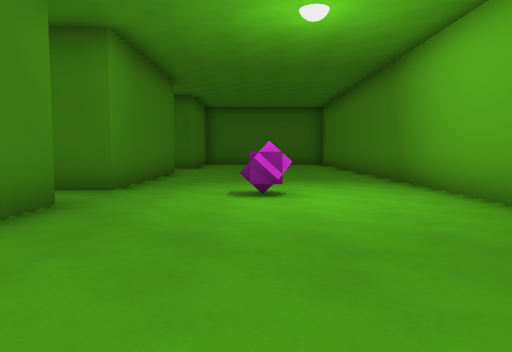
view 1 (above)

24 first-person views from a walk through a level from a Godot 3-D game. The camera is 1.4 m above the floor, tilts 4° down and sees 70° across. Doors that lead somewhere are drawn open, without their leaves. The floor is counted in squares, 2 m on a side. Each view is taken from the middle of a square. On the plan, view 1 faces up. The plan holds only what a view shows up to about 11 squares ahead; the rest is blank. The place goes on beyond the plan. Surface patterns are stand-ins for the level's own textures.

view 2
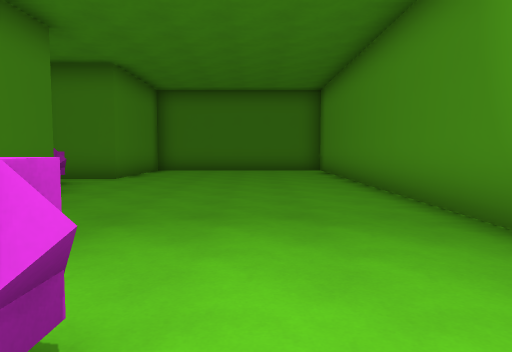

view 3
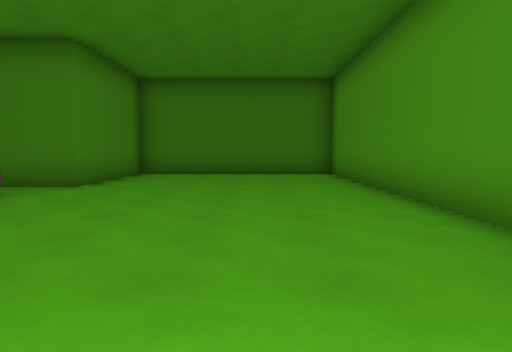

view 4
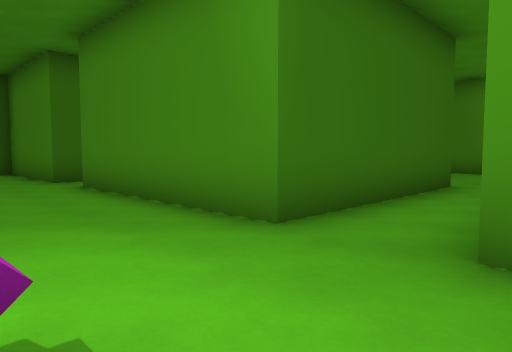

view 5
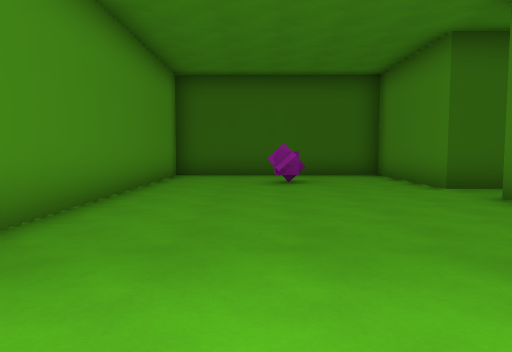

view 6
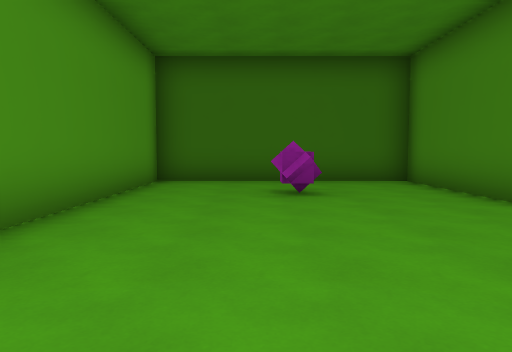

view 7
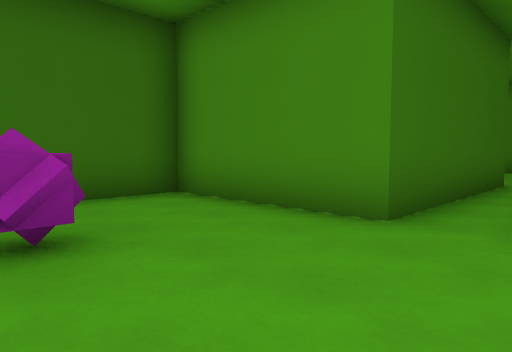

view 8
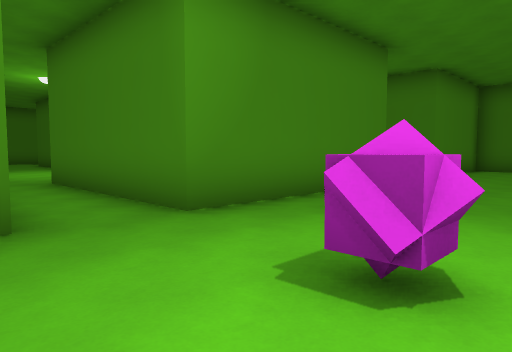

view 9
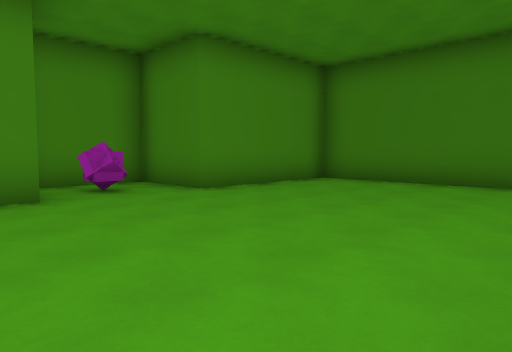

view 10
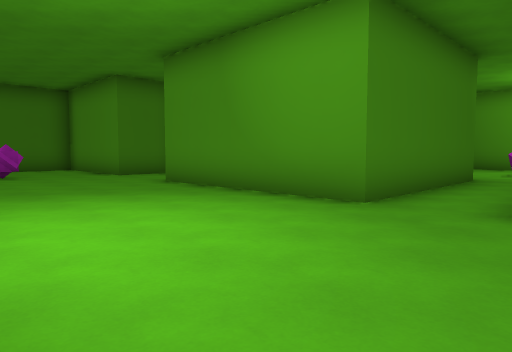

view 11
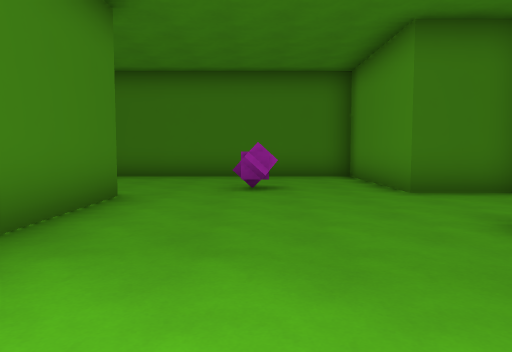

view 12
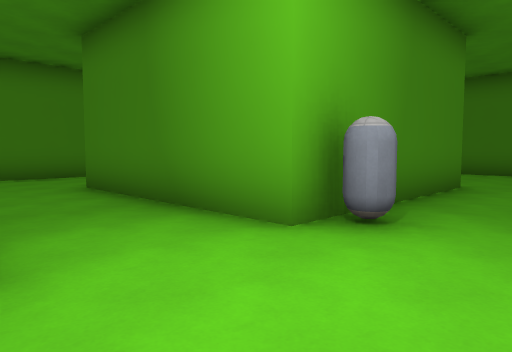

view 13
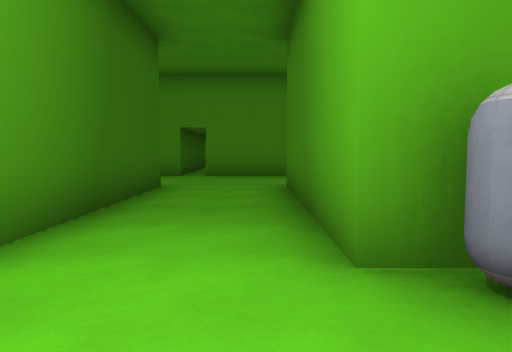

view 14
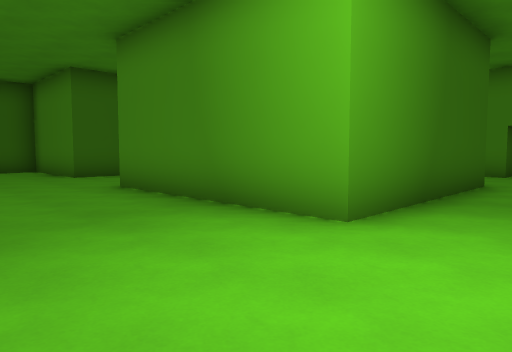

view 15
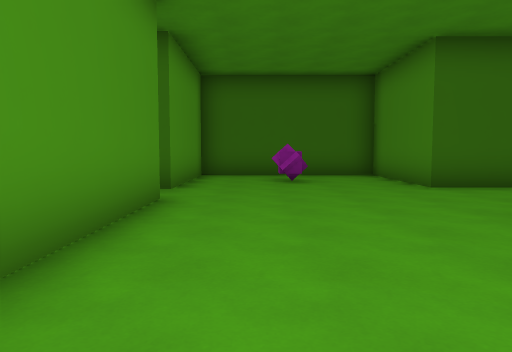

view 16
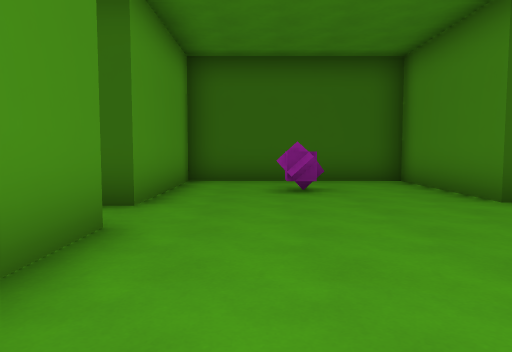

view 17
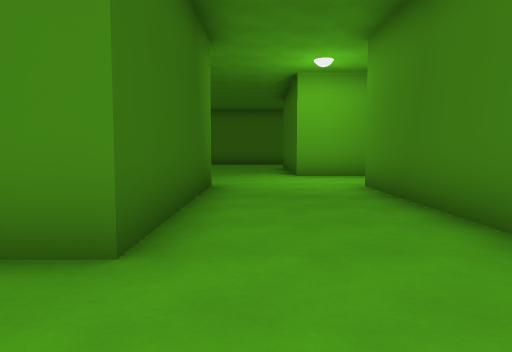

view 18
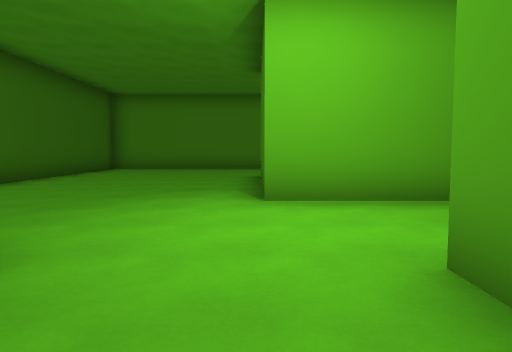

view 19
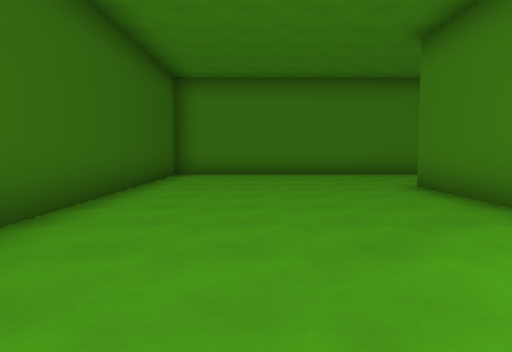

view 20
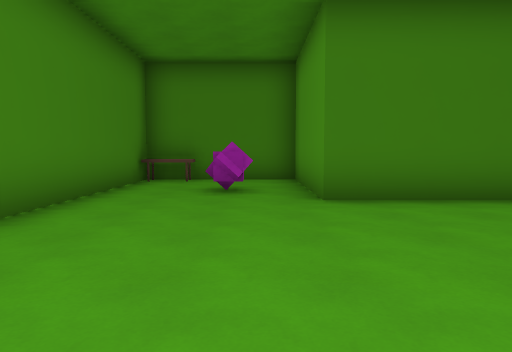

view 21
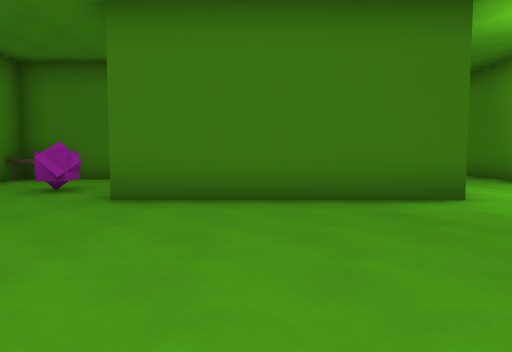

view 22
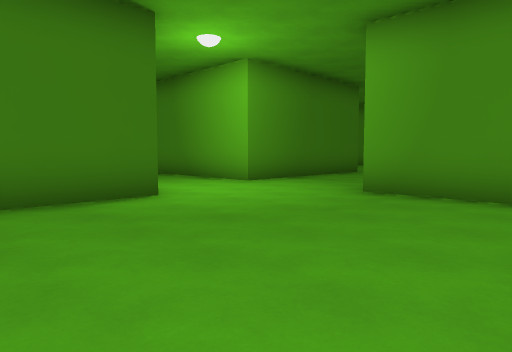

view 23
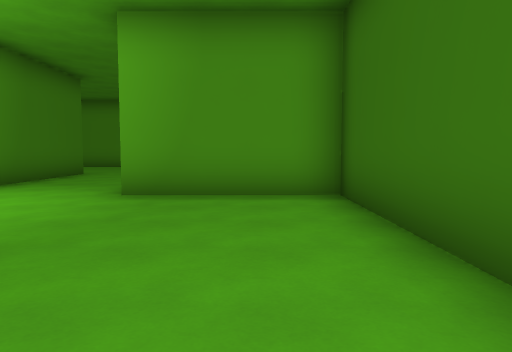

view 24
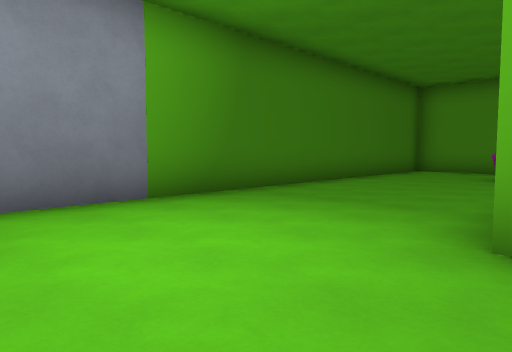

### Floor plan
Points are (right, up) in squares from view 1. A wall is a line through its corners. A room is listed if a view was taken in it or the views show most of it. See-through windows are left out.
Room 1 (views 1, 2, 3, 4, 5, 6, 7, 8, 9)
walls: (3.3, 4.6) (3.3, 17.9) (-2.5, 17.9) (-2.5, 14) (-4.6, 14) (-4.6, 11.9); (-2.5, 11.5) (-2.5, 6.4) (-7.6, 6.4); (-7.6, 4.7) (-2.5, 4.7) (-2.5, -0.4); (-7.6, -1.6) (-2.5, -1.6) (-2.5, -5.3) (3.3, -5.3) (3.3, 1.9)
ways out: opening at (-7.5, 5.5) to room 2; opening at (-7, -1) to room 2
objects: other object (-3, 13); other object (0, -3); other object (0, 6)
Room 2 (views 10, 11, 12, 13, 14, 15, 16, 17, 18, 19, 20, 21, 22, 23, 24)
walls: (-17.2, 6.1) (-12.1, 6.1) (-12.1, 1.1) (-17.1, 1.1) (-17.1, 5.2); (-20, 9.8) (-20, 6.6); (-21, 5.9) (-20, 5.9) (-20, 5.4); (-20, 2.8) (-20, 0.1) (-25, 0.1) (-25, 3.8) (-28.6, 3.8) (-28.6, -5.3) (-17.3, -5.3) (-17.3, -1.9) (-12.3, -1.9) (-12.3, -5.3) (-7.6, -5.3) (-7.6, -1.6); (-12.1, 13.6) (-12.1, 8.6) (-17.1, 8.6); (-7.6, 6.4) (-7.6, 11.5); (-7.6, -0.4) (-7.6, 3.1); (-5.8, 14) (-7.6, 14) (-7.6, 17.9) (-19.2, 17.9)
ways out: opening at (-7.5, 5.5) to room 1; opening at (-7, -1) to room 1
objects: table (-28, 3); other object (-27, 1) to (-26, 1); other object (-10, -3); other object (-10, 15)

Where each view was taken, in squares from view 1:
view 1: 0 up, 0 right, facing up
view 2: 5 up, 1 right, facing up
view 3: 7 up, 1 right, facing up
view 4: 7 up, 0 right, facing down-left
view 5: 5 up, 1 right, facing down
view 6: 3 up, 1 right, facing down
view 7: 0 up, 1 right, facing down-left
view 8: 4 up, 1 right, facing up-left
view 9: 10 up, 3 right, facing up-left
view 10: 4 up, 12 left, facing up-right
view 11: 8 up, 10 left, facing up
view 12: 6 up, 10 left, facing up-left
view 13: 8 up, 10 left, facing left
view 14: 8 up, 9 left, facing down-left
view 15: 5 up, 9 left, facing down
view 16: 3 up, 9 left, facing down
view 17: 1 down, 10 left, facing left
view 18: 0 up, 15 left, facing left
view 19: 3 down, 18 left, facing left
view 20: 5 down, 26 left, facing up
view 21: 5 down, 23 left, facing up
view 22: 5 down, 23 left, facing up-right
view 23: 4 down, 23 left, facing right
view 24: 13 up, 20 left, facing up-right
